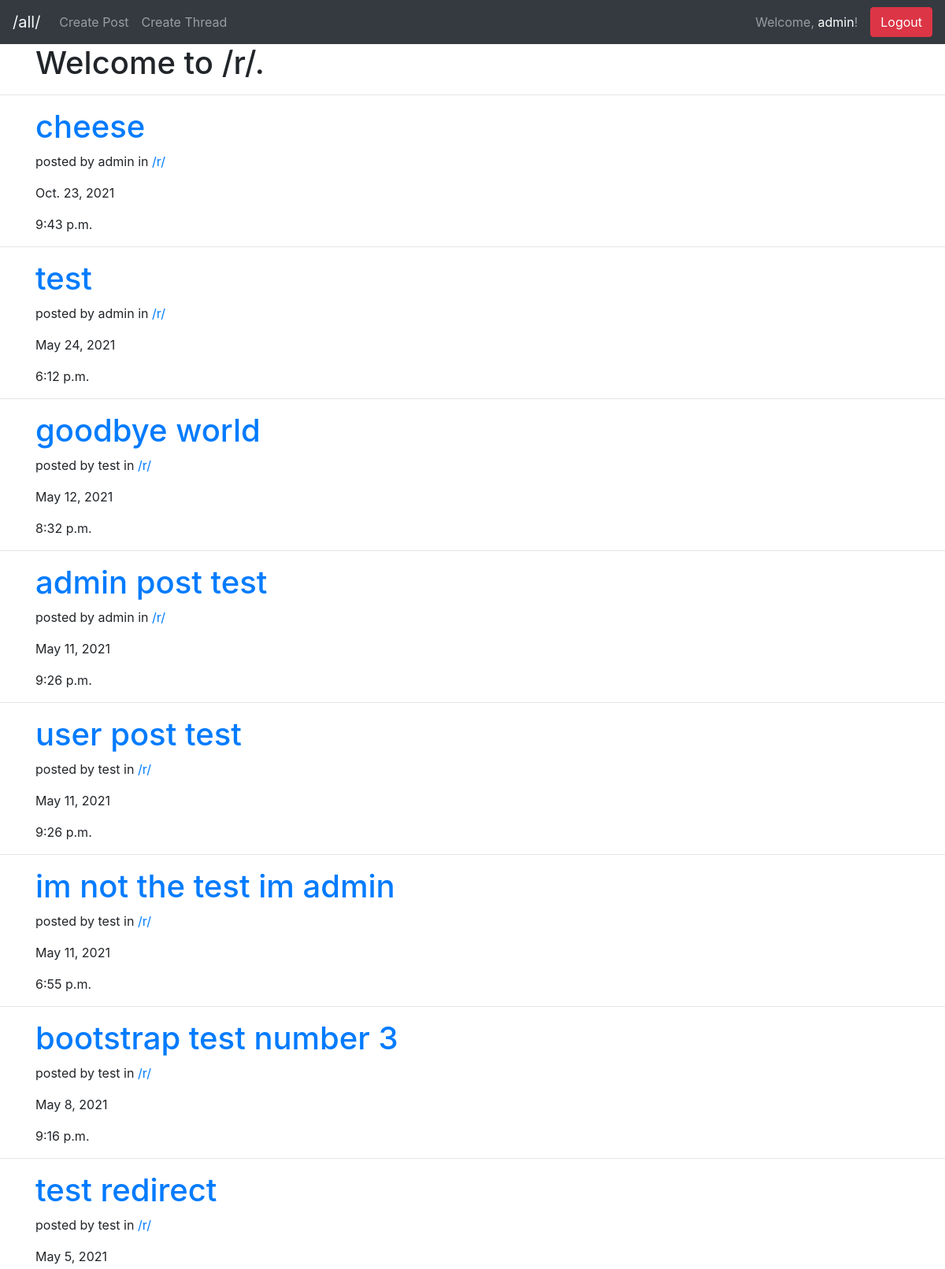
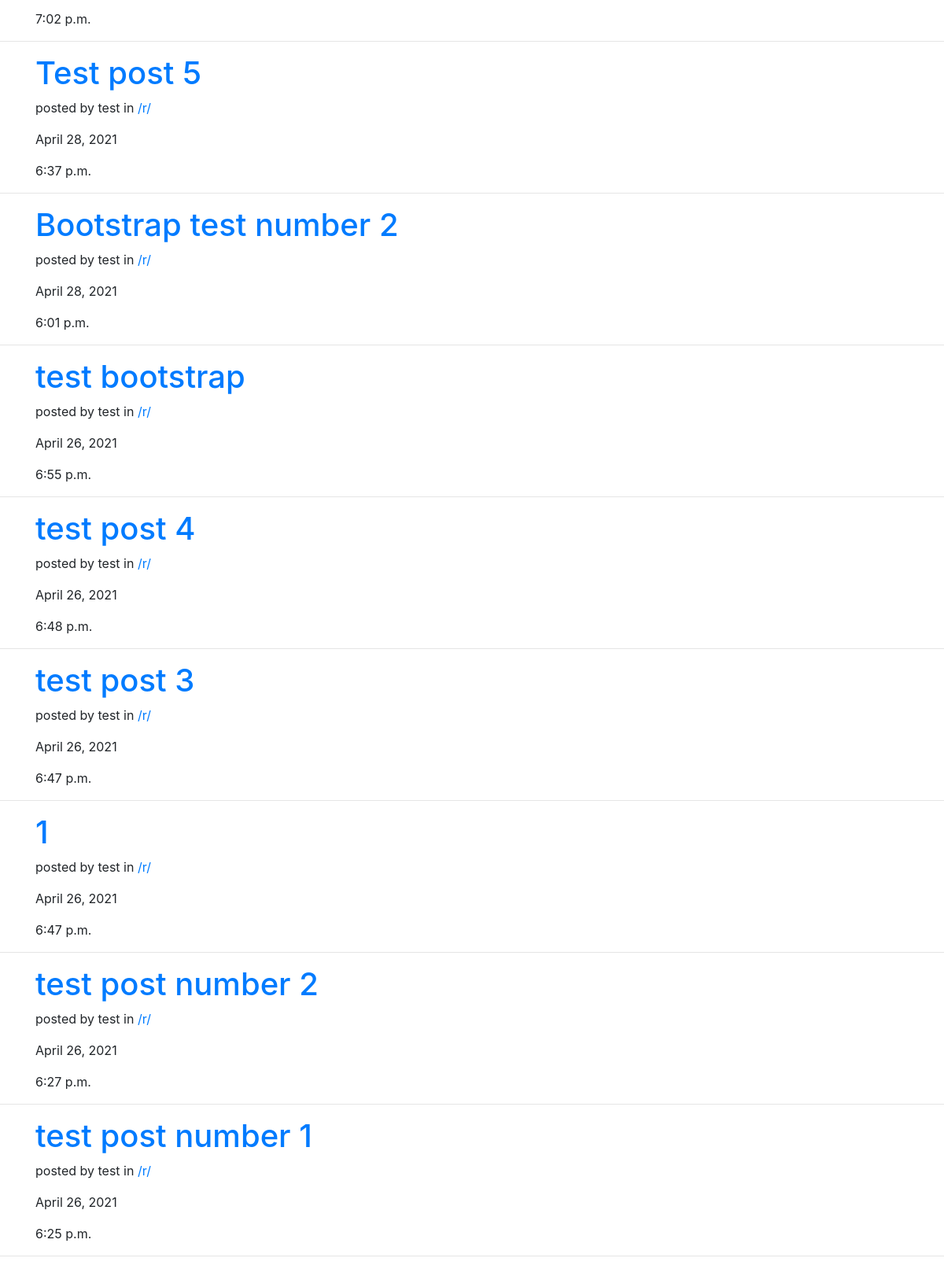
The app's page /threads/1/ (signed in) with its own data (2 pictures, top to bottom).
### post/models.py (models this page shows, shortened)
class Post(models.Model):
    id = models.BigAutoField(primary_key=True)
    userPosted = models.ForeignKey(User, on_delete=models.CASCADE,null=True, blank=True)
    thread = models.ForeignKey(Thread, on_delete=models.CASCADE,null=True, blank=True)
    title = models.CharField(max_length=30)
    content = models.CharField(max_length=2000)
    pub_date = models.DateTimeField('date published')

class Thread(models.Model):
    title = models.TextField(max_length=3)

### post/views.py (the view, shortened to what this page needs)
# urls.py: path('threads/<str:thread_id>/', views.ThreadView.as_view(), name='threadview'),
class ThreadView(View):
    def get(self, request, thread_id):
        request_thread = get_object_or_404(Thread, pk=thread_id)
        post_objects = Post.objects.filter(thread=request_thread).order_by('-pub_date')
        context = {'post_objects': post_objects, 'title': request_thread.title}
        return render(request, 'post/threadList.html', context)

### post/templates/post/threadList.html (shortened to what this page needs)
<!DOCTYPE html>
<html lang="en">
<head>
    <link rel="stylesheet" href="https://maxcdn.bootstrapcdn.com/bootstrap/4.0.0/css/bootstrap.min.css"
 />
</head>
<body>
    <nav class="navbar navbar-expand-lg navbar-dark bg-dark">
        <a class="navbar-brand text-light" href="/all/">/all/</a>
        {% if user.is_authenticated %}
        <div class="collapse navbar-collapse" id="navbarText">
            <ul class="navbar-nav mr-auto">
                <li class="nav-item">
                    <a class="nav-link" href="/new/">Create Post</a>
                </li>
                <li class="nav-item">
                    <a class="nav-link" href="/new/thread">Create Thread</a>
                </li>
            </ul>
            <span class="navbar-text mr-3">
                Welcome, <a href="/profile/{{user.id}}">{{user}}</a>!
            </span>
            <form class="form-inline" action="" method="POST">
                <button type="submit" class="btn btn-danger">Logout</button>
            </form>
        </div>
        {% endif %}
    </nav>
    <div class="container">
        <h1>Welcome to /{{title}}/.</h1>
    </div>
    <hr />
    {% for post in post_objects %}
    <div class="container">
        <h1><a href="/posts/{{post.id}}">{{post.title}}</a></h1>
        <p>posted by {{post.userPosted}} in <a href="/threads/{{post.thread.id}}">/{{post.thread.title}}/</a></p>
        <p>{{post.pub_date.date}}</p>
        <p>{{post.pub_date.time}}</p>
    </div>
    <hr />
    {% endfor %}
</body>
</html>

### records on screen
Post: title "cheese", userPosted "admin", thread "r", pub_date "Oct. 23, 2021", pub_date.time "9:43 p.m."
Post: title "test", userPosted "admin", thread "r", pub_date "May 24, 2021", pub_date.time "6:12 p.m."
Post: title "goodbye world", userPosted "test", thread "r", pub_date "May 12, 2021", pub_date.time "8:32 p.m."
Post: title "admin post test", userPosted "admin", thread "r", pub_date "May 11, 2021", pub_date.time "9:26 p.m."
Post: title "user post test", userPosted "test", thread "r", pub_date "May 11, 2021", pub_date.time "9:26 p.m."
Post: title "im not the test im admin", userPosted "test", thread "r", pub_date "May 11, 2021", pub_date.time "6:55 p.m."
Post: title "bootstrap test number 3", userPosted "test", thread "r", pub_date "May 8, 2021", pub_date.time "9:16 p.m."
Post: title "test redirect", userPosted "test", thread "r", pub_date "May 5, 2021", pub_date.time "7:02 p.m."
Post: title "Test post 5", userPosted "test", thread "r", pub_date "April 28, 2021", pub_date.time "6:37 p.m."
Post: title "Bootstrap test number 2", userPosted "test", thread "r", pub_date "April 28, 2021", pub_date.time "6:01 p.m."
Post: title "test bootstrap", userPosted "test", thread "r", pub_date "April 26, 2021", pub_date.time "6:55 p.m."
Post: title "test post 4", userPosted "test", thread "r", pub_date "April 26, 2021", pub_date.time "6:48 p.m."
Post: title "test post 3", userPosted "test", thread "r", pub_date "April 26, 2021", pub_date.time "6:47 p.m."
Post: title "1", userPosted "test", thread "r", pub_date "April 26, 2021", pub_date.time "6:47 p.m."
Post: title "test post number 2", userPosted "test", thread "r", pub_date "April 26, 2021", pub_date.time "6:27 p.m."
Post: title "test post number 1", userPosted "test", thread "r", pub_date "April 26, 2021", pub_date.time "6:25 p.m."

### other values on screen
{{ user }} "admin"
{{ title }} "r"
